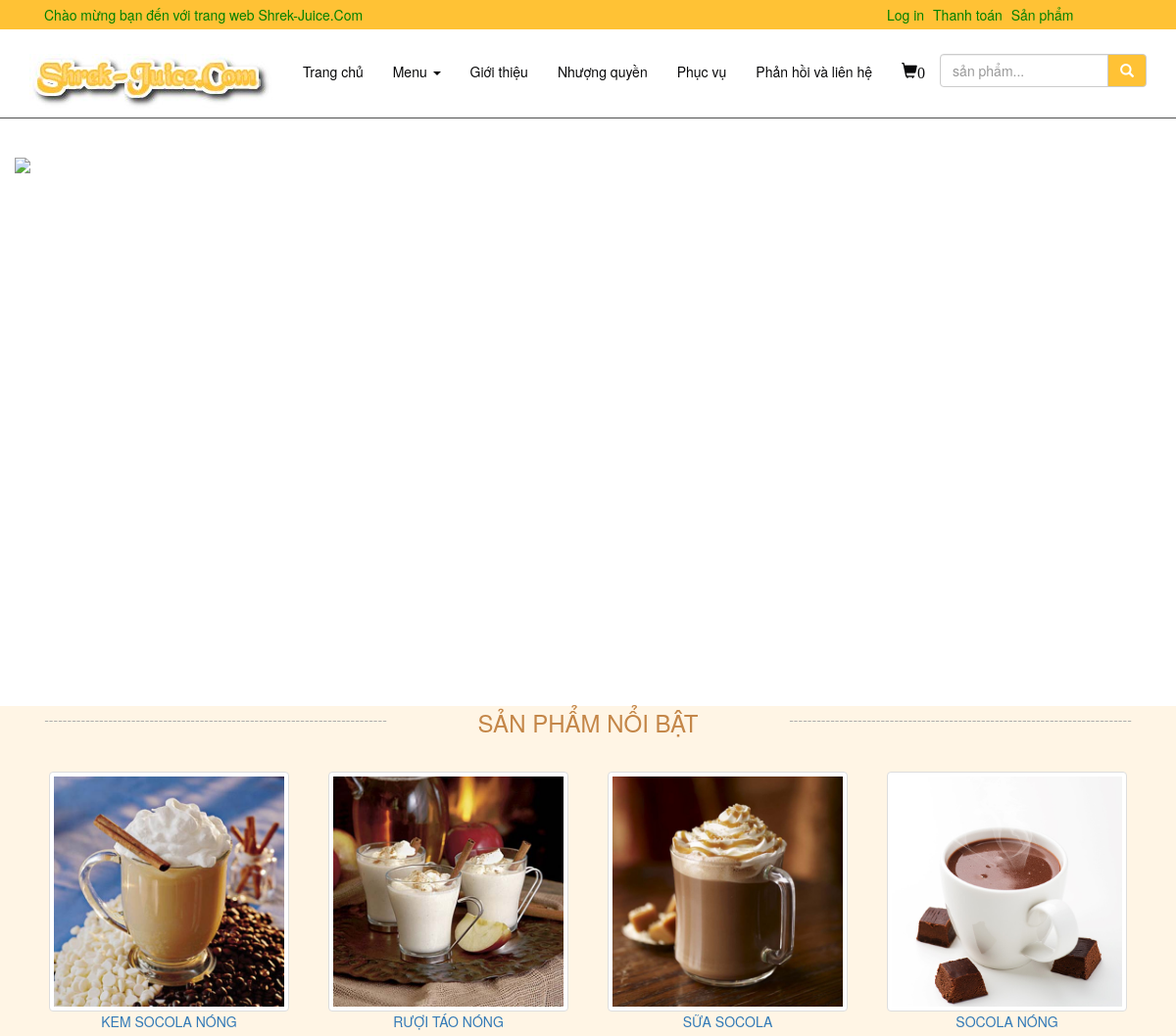
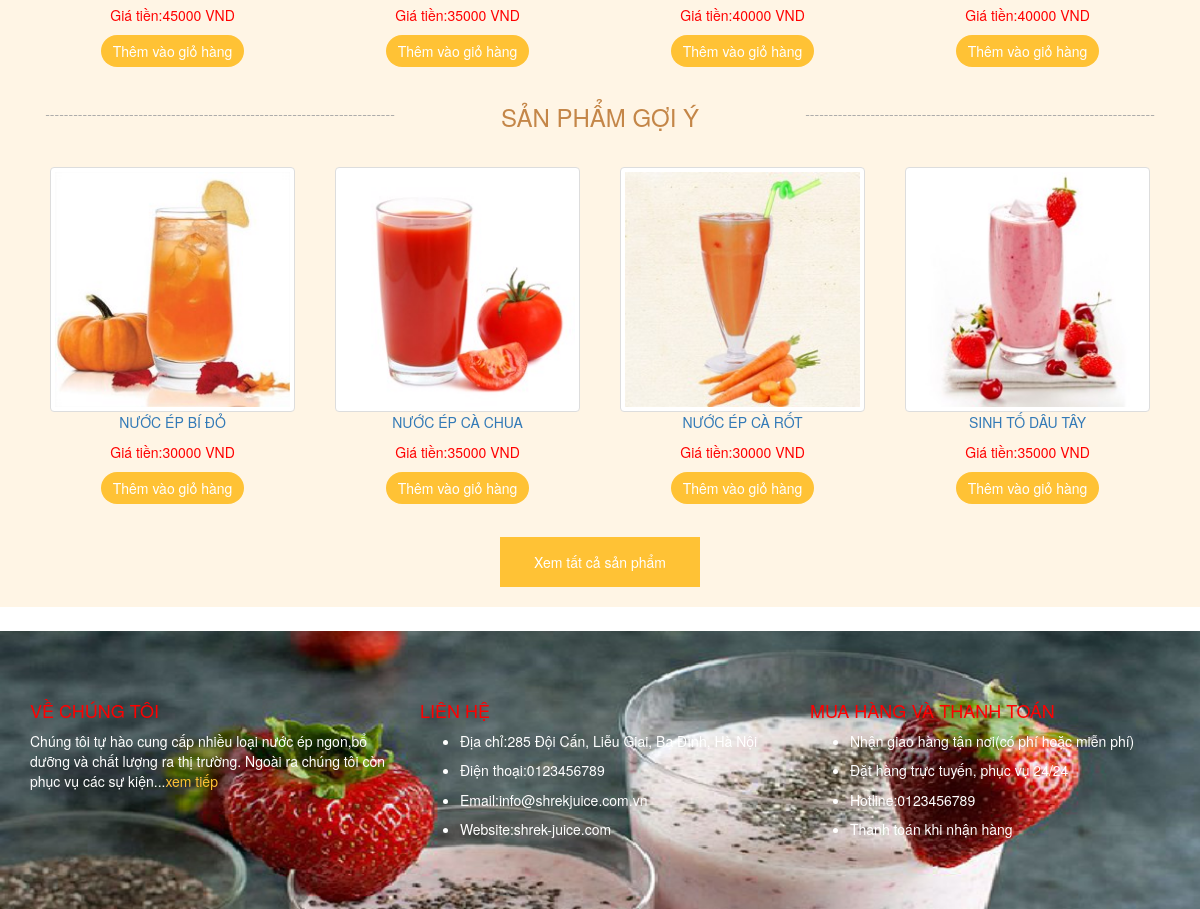
The app's page /Eproject/Shrek-Juice.com/index.php with its own data (2 pictures, top to bottom).
### tables this page shows
CREATE TABLE `sanpham` (
  `id_sanpham` int(11) NOT NULL,
  `tensanpham` varchar(100) DEFAULT NULL,
  `id_danhmuc` int(11) DEFAULT NULL,
  `giatien` int(11) DEFAULT NULL,
  `anh` varchar(100) DEFAULT NULL,
  `mota` text
);

### Eproject/Database/database.php (called while the page is built, shortened)
<?php
	function resultdata($sql){
		$connect=new mysqli(host,username,pass,database);
		$result= mysqli_query($connect,$sql);
		$data=[];
		if(!empty($result)){
			while($row=mysqli_fetch_array($result,1)){
				$data[]=$row;
			}
		}
		return $data;
	}

### Eproject/Shrek-Juice.com/index.php (the view, shortened to what this page needs)
<?php
	require_once('../Database/database.php');
?>
<!DOCTYPE html>
<html>
<head>
    <link rel="stylesheet" href="https://maxcdn.bootstrapcdn.com/bootstrap/3.4.0/css/bootstrap.min.css">
    <link rel="stylesheet" type="text/css" href="../css/css.css">
</head>
<body>
	<?php
		require_once('header.php');
	?>
	<div id="content" style="margin-top: 1%;">
		<div class="container-fluid">
		  	<br>
			<div id="myCarousel" class="carousel slide" data-ride="carousel" style="height: 500px; width: 100%;">
		    	<div class="carousel-inner" role="listbox">
		    		<div class="item active">
						<img src="https://cdn.tgdd.vn/Files/2018/06/18/1096175/cach-lam-cac-loai-nuoc-ep-giam-can-giam-mo-bung-lam-dep-da-hieu-qua-nhat-5.jpg" style="width:100%;height:auto;">
		      		</div>
		   		</div>
			</div>
		</div>
		<div class="container-fluid" style="margin-top: 5%;margin-bottom: 2%; background:#fff5e5;">
			<div class="row">
				<div class="container">
					<div class="col-md-4" style="text-align: center;">
						<span style="color: #adacab;line-height:27px;">---------------------------------------------------------------------------</span>
					</div>
					<div class="col-md-4" style="text-align: center;">
						<span class="text-uppercase" style="color: #c48648;font-size: 24px;">sản phẩm nổi bật</span>
					</div>
					<div class="col-md-4" style="text-align: center;">
						<span style="color: #adacab;line-height:27px;">---------------------------------------------------------------------------</span>
					</div>
				</div>
			</div>
			<div class="row">
				<div class="container">
					<?php
						$sql='select * from sanpham where id_danhmuc in(4,5) order by tensanpham limit 4';
						$productlist=resultdata($sql);
						if(!empty($productlist)){
							foreach ($productlist as $row) {
								echo '<div class="col-md-3" id="product" style="margin-top:2%;margin-bottom:2%;padding-left:20px;padding-right:20px;background:#fff5e5;">
										<img src="'.$row['anh'].'" class="img-thumbnail img-responsive">
										<a href="chitietsanpham.php?id_sanpham='.$row['id_sanpham'].'"><p class="text-uppercase">'.$row['tensanpham'].'</p></a>
										<p style="color:red;">Giá tiền:'.$row['giatien'].' VND</p>
										<a href="?item='.$row['id_sanpham'].'"><button type="button" class="btn btn-default">Thêm vào giỏ hàng</button></a>
									</div>';
							}
						}else{
							echo '<h1 class="text-danger text-uppercase text-center">không có sản phẩm nào!</h1>';
						}
					?>
				</div>
			</div>
			<div class="row">
				<div class="container">
					<div class="col-md-4" style="text-align: center;">
						<span style="color: #adacab;line-height:27px;">---------------------------------------------------------------------------</span>
					</div>
					<div class="col-md-4" style="text-align: center;">
						<span class="text-uppercase" style="color: #c48648;font-size: 24px;">sản phẩm gợi ý</span>
					</div>
					<div class="col-md-4" style="text-align: center;">
						<span style="color: #adacab;line-height:27px;">---------------------------------------------------------------------------</span>
					</div>
				</div>
			</div>
			<div class="row">
				<div class="container">
					<?php
						$sql='select *from sanpham where id_danhmuc in(3,2) order by tensanpham limit 4';
						$productlist=resultdata($sql);
						if(!empty($productlist)){
							foreach ($productlist as $row) {
								echo '<div class="col-md-3" id="product" style="margin-top:2%;margin-bottom:2%;padding-left:20px;padding-right:20px;background:#fff5e5;">
										<img src="'.$row['anh'].'" class="img-thumbnail img-responsive">
										<a href="chitietsanpham.php?id_sanpham='.$row['id_sanpham'].'"><p class="text-uppercase">'.$row['tensanpham'].'</p></a>
										<p style="color:red;">Giá tiền:'.$row['giatien'].' VND</p>
										<a href="?item='.$row['id_sanpham'].'"><button type="button" class="btn btn-default">Thêm vào giỏ hàng</button></a>
									</div>';
							}
						}else{
							echo '<h1 class="text-danger text-uppercase text-center">không có sản phẩm nào!</h1>';
						}
					?>
				</div>
			</div>
			<div class="row" style="text-align: center;margin-bottom: 20px;">
				<div class="col-md-12">
					<a href="trangsanpham.php"><button type="button" id="product_button">Xem tất cả sản phẩm</button></a>
				</div>
			</div>
		</div>
	</div>
	<?php
		require_once('footer.php');
	?>
</body>
</html>

### Eproject/css/css.css (style rules this page uses)
#product { margin-bottom: 20px; text-align: center; padding-top:10px; padding-bottom: 10px; }
#product .img-thumbnail { width: 100%; }
#product .btn-default { background: #ffc235; color:#FFFFFF; border:#ffc235; border-radius: 30px; }
.active, .demo:hover { opacity: 1; }

### Eproject/Shrek-Juice.com/index.php (style rules this page uses)
#product_button { border: solid 2px #ffc235; background: #ffc235; color: #ffffff; width: 200px; height: 50px; }

### records on screen
sanpham: anh (picture), tensanpham "KEM SOCOLA NÓNG", giatien "45000"
sanpham: anh (picture), tensanpham "RƯỢI TÁO NÓNG", giatien "35000"
sanpham: anh (picture), tensanpham "SỮA SOCOLA", giatien "40000"
sanpham: anh (picture), tensanpham "SOCOLA NÓNG", giatien "40000"
sanpham: anh (picture), tensanpham "NƯỚC ÉP BÍ ĐỎ", giatien "30000"
sanpham: anh (picture), tensanpham "NƯỚC ÉP CÀ CHUA", giatien "35000"
sanpham: anh (picture), tensanpham "NƯỚC ÉP CÀ RỐT", giatien "30000"
sanpham: anh (picture), tensanpham "SINH TỐ DÂU TÂY", giatien "35000"

### other values on screen
$countitem "0"
